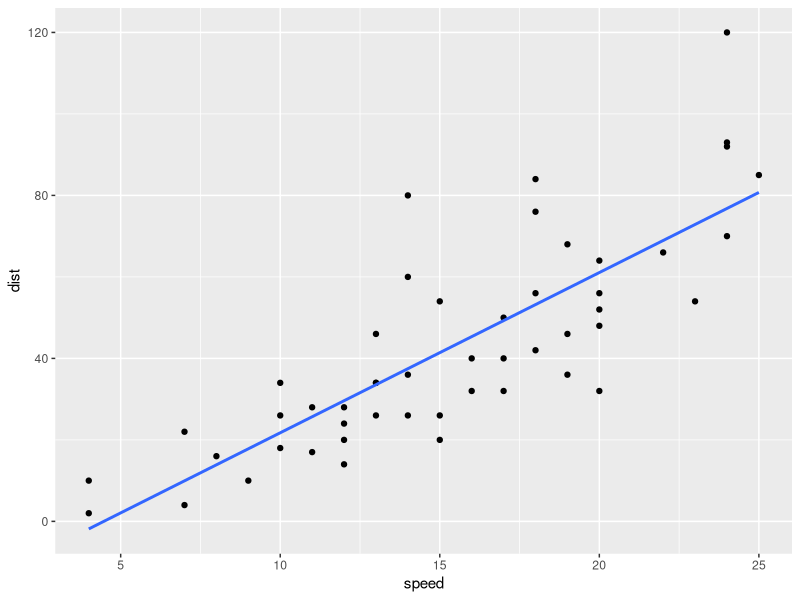
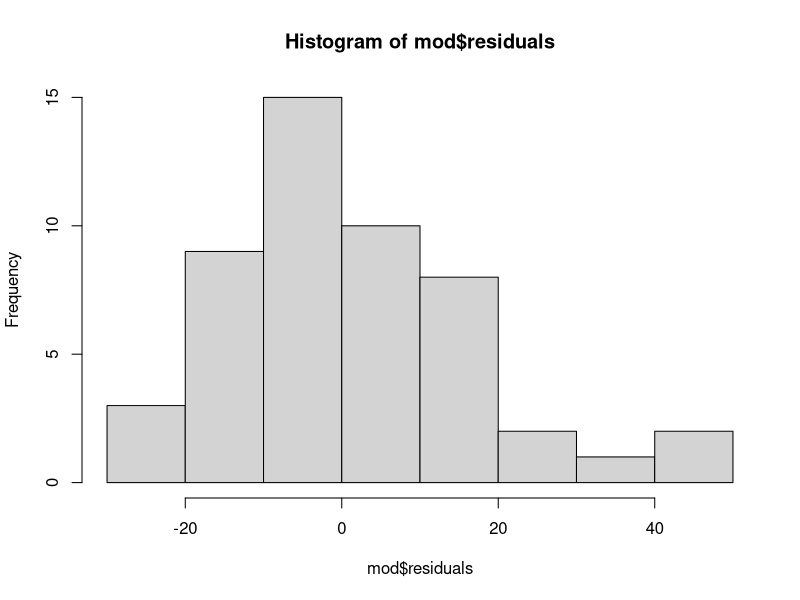
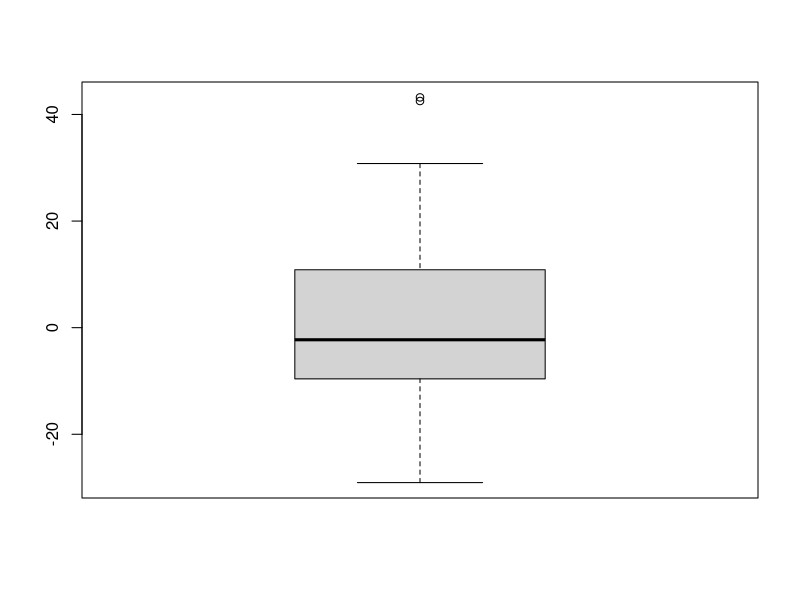
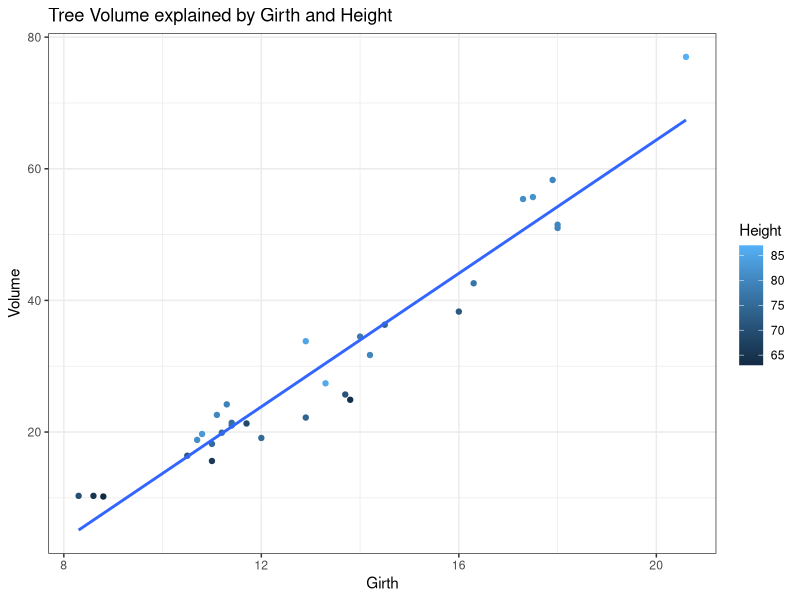
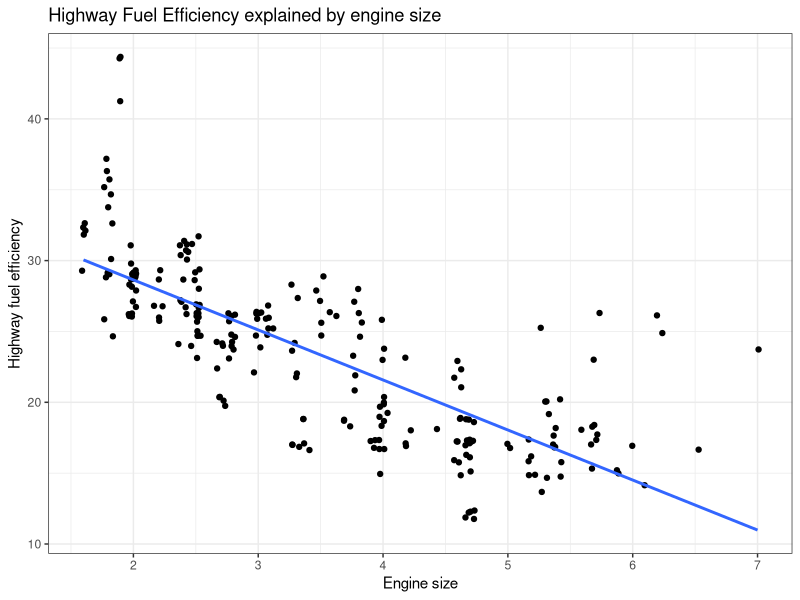
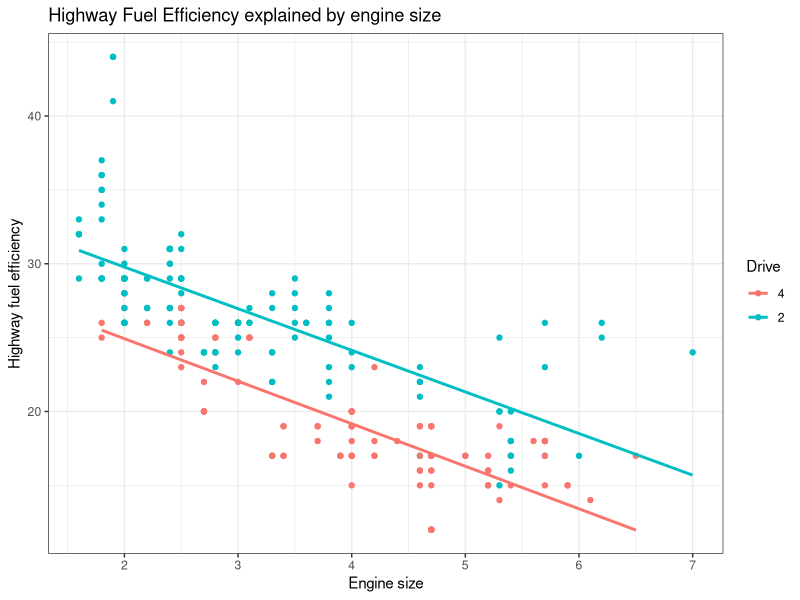
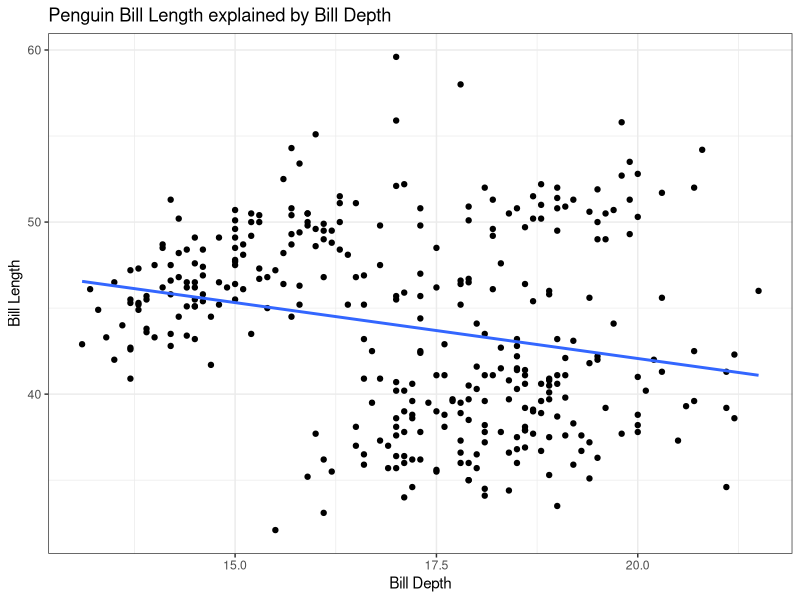
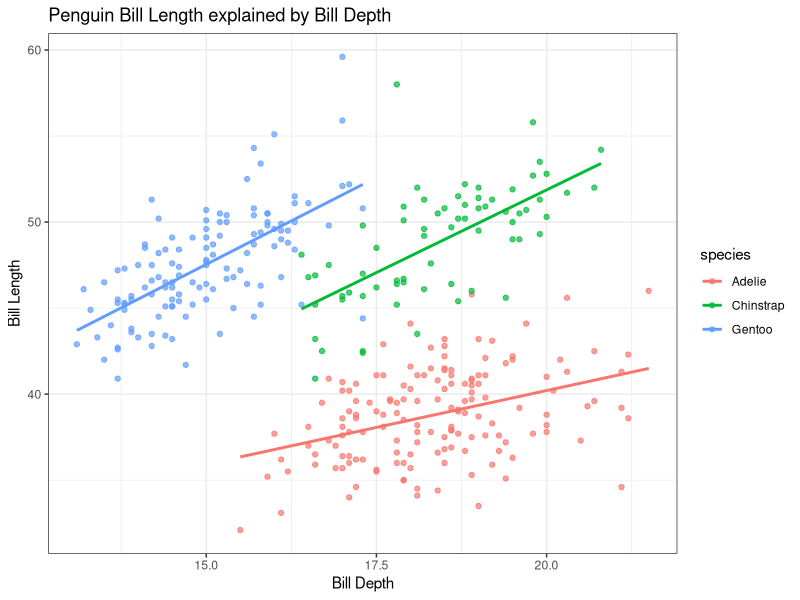

The R script that drew these images, in order:
## ---- chunk 1
knitr::opts_chunk$set(echo = TRUE)
## ---- chunk 2

#Markdown setup
library(tidyverse)
## ---- chunk 3
View(cars)

#Let's use ggplot to first visualize a linear model
# We've seen this before in class
cars %>% 
  ggplot( aes( x = speed, y=dist) ) +
  geom_point() +
  geom_smooth( formula = y ~ x, method = lm, se = FALSE )

# X is your explanatory or independent variable, Y is your dependant or your outcome

## ---- chunk 4
#Lets make a very simple model
#Why data=. ? That is because lm() wants data argument second.
cars %>% 
  lm( dist ~ speed, data = . ) %>%
  summary()

# Residuals are how far off the point is from the predicted line.
#   A good model will be roughly symmetric. 
#
# Pr is very small which shows that the Null is false
#    The null in case is that the slope is zero ( Or no matter the speed the stopping distance is zero ).
#
# R2 is the regression line to the data. 
#    The higher the value the better it fits, 
#    The lower the value worse it fits.
#   It is a measure of variation of the data vs the model

## ---- chunk 5
#Same thing as above
#  But allows to use the model a bit more
mod <- lm( dist ~ speed, data = cars ) 
mod 
summary(mod)
## ---- chunk 6
#what is inside the model
attributes(mod)

#List the residuals
mod$residuals

#Are the residuals symmetric around zero?
hist( mod$residuals )

boxplot( mod$residuals )

## ---- chunk 7

#Speeds we want to check
newSpeeds <- data.frame( speed = c(10,20,50) )

View(newSpeeds )

#Pass into the predict function and pipe to round funciton
predict(mod, newSpeeds ) %>% round(1)

## ---- chunk 8
data(trees)
View(trees)
?trees

trees %>%
ggplot(aes(Girth, Volume, color = Height))+
geom_point()+
geom_smooth(method = lm, se = F)+
theme_bw()+
labs(title = "Tree Volume explained by Girth and Height")

## ---- chunk 9
#We want to predict the volume of a tree based on height and diameter (inches )
treeModel <- lm( formula = Volume ~ Girth + Height, data = trees ) 
summary(treeModel)

#Need to look at the R2 adjusted value to evaluate fit.
# As more variables get added R2 itself is less reliable.
## ---- chunk 10
data(mpg)
?mpg

mpg %>%
ggplot(aes(x = displ,
y = hwy))+
geom_jitter()+
geom_smooth(method = lm, se = F)+
theme_bw()+
labs(title = "Highway Fuel Efficiency explained by engine size",
x = "Engine size",
y = "Highway fuel efficiency")


## ---- chunk 11
lm(hwy ~ displ, data = mpg) %>%
summary()

# Okay 0.5868% of the change in Highway MPG can be attributed to engine size

## ---- chunk 12
#Change the front(f) and rear(r) wheel drive to be expressed by 2
mpg %>%
mutate(drv = fct_recode(drv, "2" = "f", "2" = "r"))%>%
ggplot(aes(displ, hwy, color = drv))+
geom_point()+
geom_smooth(method = lm, se = F)+
theme_bw()+
labs(title = "Highway Fuel Efficiency explained by engine size",
x = "Engine size",
y = "Highway fuel efficiency",
color = "Drive")

#Similar slope.. but different intercept 
## ---- chunk 13
#Build the model!
mpg %>%
mutate(drv = fct_recode(drv, "2" = "f", "2" = "r"))%>%
lm(hwy ~ displ + drv, data = .) %>%
summary()

#drv2          4.9486     0.4347   11.38   <2e-16 ***
# What's this mean?
# With a Categorical variable you can only change between catagories... so if you change from a 2wd to 4wd you gain gas mileage
# R will choose a reference category and compare the others to it. ( default is alphabetical )
# Adjusted R2 73% of the change of in MPG can be explained by size and drive
## ---- chunk 14
# Call palmerpenguins package
library(palmerpenguins)

View(penguins)

# Plot Bill length vs Bill Depth
penguins %>%
ggplot(aes(bill_depth_mm, bill_length_mm))+
geom_point()+
geom_smooth(method = lm, se = F)+
theme_bw()+
labs(title = "Penguin Bill Length explained by Bill Depth",
x = "Bill Depth",
y = "Bill Length")

# As bill depth increases bill length decreases?
# Let's take a closer look 
## ---- chunk 15
#Aggregate by species 
penguins %>%
ggplot(aes(bill_depth_mm, bill_length_mm))+
geom_point(aes(color = species), alpha = 0.7)+
geom_smooth(aes(color = species),method = lm, se = F)+
theme_bw()+
labs(title = "Penguin Bill Length explained by Bill Depth",
x = "Bill Depth",
y = "Bill Length")

# This is the opposite of the total we saw above. Howeverm each group seems to be following the same trend.
## ---- chunk 16
lm(bill_length_mm ~ bill_depth_mm + species, data = penguins) %>%
summary()

#Looking at the summary, we now have 3 categories.  Adelie is being used as the reference.
## ---- chunk 17
admissions <- read_csv("admissions.csv")
View(admissions)

ggplot(admissions, aes(x = gpa, 
                       y = admitted)) +
  geom_jitter(height = .05, 
              alpha = .3)


#Let's make a general linear model
model <- glm(admitted ~ gpa, 
             data = admissions,
             family = "binomial")

summary(model)

## ---- chunk 18
ggplot(admissions, aes(x = gpa, 
                       y = admitted)) +
  geom_jitter(height = .05, 
              alpha = .1) +
  geom_smooth(method = "glm",
              method.args = list(family = "binomial"),
              se = FALSE)
## ---- chunk 19
#Let's look at this in another way
#Modify the data set to calc the prop of admission per gpa ( basically what the glm is doing )
adm_sum <- admissions %>% 
  group_by(gpa) %>% 
  summarize(prop_adm = mean(admitted),
            count = n())
adm_sum

#Plot to see the groupings
ggplot(adm_sum, aes(x = gpa, y = prop_adm)) +
  geom_point()

#How does this compare to our initial model?
model2 <- glm(prop_adm ~ gpa, 
              family = "binomial",
              data = adm_sum, 
              weights = count)
summary(model2)


#Plot with curve
ggplot(adm_sum, aes(x = gpa, 
                    y = prop_adm,
                    weight = count)) +
  geom_point() +
  geom_smooth(method = "glm",
              se = FALSE,
              method.args = list(family = "binomial"))
